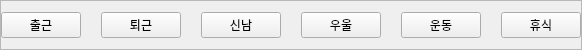
                     <widget class="QFrame" name="Tags">
                      <property name="minimumSize">
                       <size>
                        <width>0</width>
                        <height>50</height>
                       </size>
                      </property>
                      <property name="maximumSize">
                       <size>
                        <width>16777215</width>
                        <height>50</height>
                       </size>
                      </property>
                      <property name="frameShape">
                       <enum>QFrame::StyledPanel</enum>
                      </property>
                      <property name="frameShadow">
                       <enum>QFrame::Raised</enum>
                      </property>
                      <layout class="QHBoxLayout" name="horizontalLayout_4">
                       <property name="spacing">
                        <number>20</number>
                       </property>
                       <property name="leftMargin">
                        <number>0</number>
                       </property>
                       <property name="topMargin">
                        <number>0</number>
                       </property>
                       <property name="rightMargin">
                        <number>0</number>
                       </property>
                       <property name="bottomMargin">
                        <number>0</number>
                       </property>
                       <item>
                        <widget class="QPushButton" name="tag1">
                         <property name="text">
                          <string>출근</string>
                         </property>
                        </widget>
                       </item>
                       <item>
                        <widget class="QPushButton" name="tag2">
                         <property name="text">
                          <string>퇴근</string>
                         </property>
                        </widget>
                       </item>
                       <item>
                        <widget class="QPushButton" name="tag3">
                         <property name="text">
                          <string>신남</string>
                         </property>
                        </widget>
                       </item>
                       <item>
                        <widget class="QPushButton" name="tag4">
                         <property name="text">
                          <string>우울</string>
                         </property>
                        </widget>
                       </item>
                       <item>
                        <widget class="QPushButton" name="tag5">
                         <property name="text">
                          <string>운동</string>
                         </property>
                        </widget>
                       </item>
                       <item>
                        <widget class="QPushButton" name="tag6">
                         <property name="text">
                          <string>휴식</string>
                         </property>
                        </widget>
                       </item>
                      </layout>
                     </widget>
